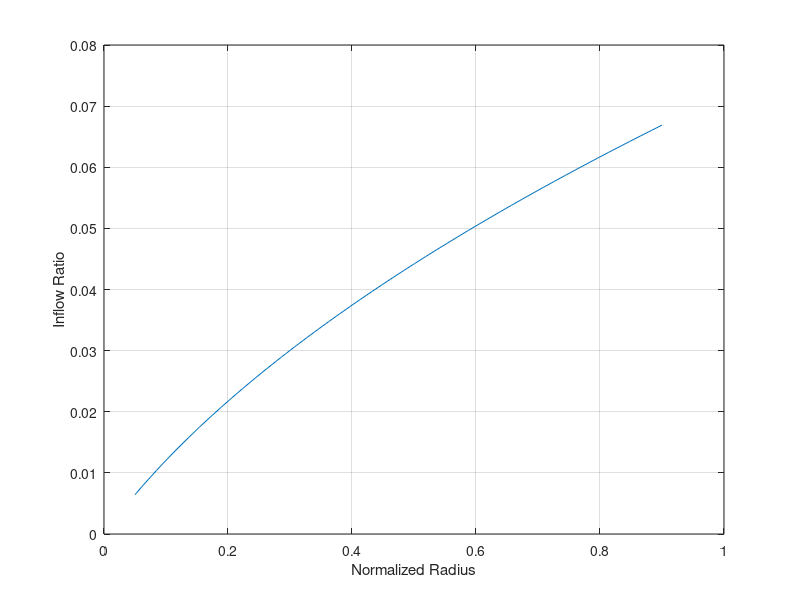

Reproduce this figure in MATLAB.
#!/usr/bin/octave

clear; clc; clf;

% With collective ONLY
% No twist, coning
% Hover flight

% Specified Rotor and Aerodynamic Parameters
R = 8.0;
AR = 6.0;                 % Aspect ratio
c = R/AR;;
Nb = 2;
Om_rpm = 1250;            % in rpm
a = 5.74;                 % d_Cl/d_alpha in radians
rho = 1.2;                % in kg/m3
root_cut=0.05;
tip_cut=0.90;             % For accounting tip loss
vel_climb = 0.0;
coning=0.0;               % Not accounted for currently

theta=8*pi/180;

% Calculated Rotor Parameters
sol = Nb*c/(pi*R);
Om = Om_rpm*pi/30;
lam_c = vel_climb/(R*Om);

% Solver parameters 
nx = 50;                    % No. of stations along blade

% Initialization
% Equi-spaced
r_bar = linspace(root_cut,tip_cut,nx);
dr_bar = r_bar(2)-r_bar(1);

% Cosine spaced
%theta_cosine=linspace(0,pi,nx);
%r_bar = R*0.5-R*0.5*cos(theta_cosine);
%dr_bar=r_bar(1:end-1)-r_bar(2:end);
%dr_bar=-1*[dr_bar 0];

% atan spaced
%x_spacing=linspace(tan(-1),tan(1),nx);
%r_bar=R*0.5+R*0.5*atan(x_spacing);
%dr_bar=r_bar(2:end)-r_bar(1:end-1);
%dr_bar=[dr_bar 0];

const1 = sol*a/16; 
const_c = lam_c*0.5;

% for theta=degtorad(10:0.1:12)

% Inflow ratio from BEMT
lam = -(const1-const_c) + sqrt((const1-const_c)^2+2*const1*theta*r_bar);
alf=theta-lam./r_bar;

plot(r_bar,lam);
grid on;
xlabel('Normalized Radius');
ylabel('Inflow Ratio');

% Using Momentum theory
ct_vec = 4*lam.*(lam-lam_c).*r_bar.*dr_bar;
format long;
CT_MT = sum(ct_vec)

% Using BEMT
ct_vec = 0.5*sol*a.*dr_bar.*(r_bar.^2).*alf;
CT_BEMT = sum(ct_vec);
% plot(r_bar,ct_vec.*(rho*pi*R*R*(R*Om)^2))

Thrust = CT_MT*(rho*pi*R*R*(R*Om)^2)

% Sectional lift distribution
cl_vec = 2.0*ct_vec/(c/R*dr_bar);

% plot(radtodeg(theta),CT,'.')
% hold on
% end
% grid on
lam_i=lam;
% fid=fopen('Vz_OGE_BEMT.dat','w');
% fprintf(fid,'Variables = "r/R" "vz"\n');
% fprintf(fid,'Zone T= "Vz_OGE_BEMT"\n');
% dlmwrite('Vz_OGE_BEMT.dat',[r_bar'*R lam_i'*R*Om],'-append','delimiter',' ');
